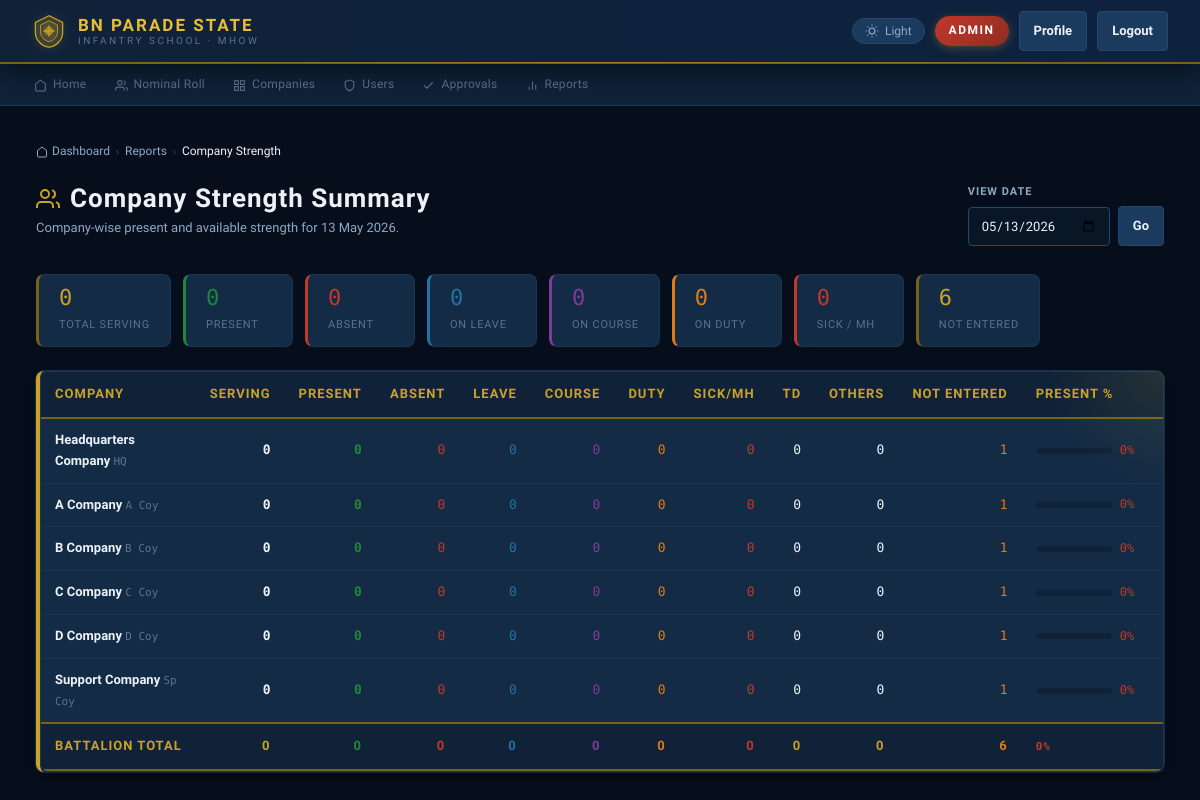
The app's page /reports/coy_strength_summary.php (signed in), older data.
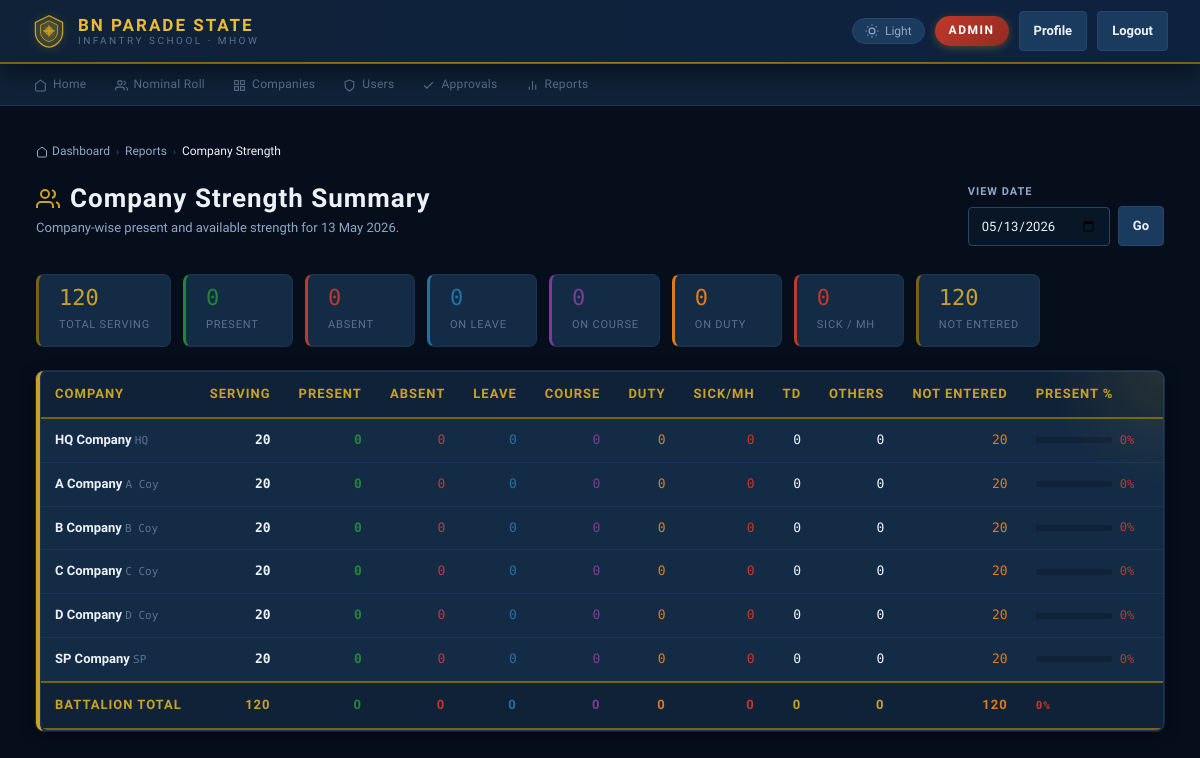
The same page, newer data.
### tables this page shows
CREATE TABLE companies (
    id INT AUTO_INCREMENT PRIMARY KEY,
    company_name VARCHAR(100) NOT NULL,
    short_name VARCHAR(20) NOT NULL,
    is_active TINYINT DEFAULT 1
);

### reports/coy_strength_summary.php (the view, shortened to what the changed rows need)
<?php
include("../config/db.php");
function h($v) { return htmlspecialchars((string)$v, ENT_QUOTES, 'UTF-8'); }
$today    = date("Y-m-d");
$viewDate = $_GET["date"] ?? $today;
$rows = mysqli_fetch_all(mysqli_query($conn,
    "SELECT c.id, c.company_name, c.short_name,
            COUNT(DISTINCT p.id) AS total_serving,
            SUM(a.status = 'Present')  AS present,
            SUM(a.status = 'Absent')   AS absent,
            SUM(a.status = 'Leave')    AS on_leave,
            SUM(a.status = 'Course')   AS on_course,
            SUM(a.status = 'Duty')     AS on_duty,
            SUM(a.status IN ('Sick Report','MH')) AS sick,
            SUM(a.status = 'TD')       AS td,
            SUM(a.status IN ('Attached Out','Other')) AS others,
            SUM(a.status IS NULL)      AS not_entered
     FROM companies c
     LEFT JOIN personnel p ON p.company_id = c.id AND p.service_status = 'Serving'
     LEFT JOIN attendance a ON a.personnel_id = p.id AND a.attendance_date = '$viewDate'
     WHERE c.is_active = 1
     GROUP BY c.id, c.company_name, c.short_name
     ORDER BY c.id"), MYSQLI_ASSOC);
$totals = array_fill_keys(['total_serving','present','absent','on_leave','on_course','on_duty','sick','td','others','not_entered'], 0);
foreach ($rows as $r) foreach (array_keys($totals) as $k) $totals[$k] += (int)$r[$k];
$totalPresent = $totals['total_serving'] > 0 ? round($totals['present'] / $totals['total_serving'] * 100) : 0;
?>
<!DOCTYPE html>
<html lang="en">
<head>
    <link rel="stylesheet" href="../assets/css/style.css">
</head>
<body>
<main id="main-content" class="container">
    <div class="page-header-row">
        <div class="page-header">
            <h1><svg viewBox="0 0 24 24" fill="none" stroke="currentColor" stroke-width="2"><path d="M17 21v-2a4 4 0 00-4-4H5a4 4 0 00-4 4v2"/><circle cx="9" cy="7" r="4"/><path d="M23 21v-2a4 4 0 00-3-3.87"/><path d="M16 3.13a4 4 0 010 7.75"/></svg>Company Strength Summary</h1>
        </div>
    </div>
    <div class="summary-tiles">
        <div class="summary-tile"><strong><?php echo $totals['total_serving']; ?></strong><span>Total Serving</span></div>
        <div class="summary-tile"><strong><?php echo $totals['not_entered']; ?></strong><span>Not Entered</span></div>
    </div>
    <?php if (empty($rows)): ?>
    <div class="panel">
        <div class="empty-state">
            <svg viewBox="0 0 24 24" fill="none" stroke="currentColor" stroke-width="1.5"><path d="M17 21v-2a4 4 0 00-4-4H5a4 4 0 00-4 4v2"/><circle cx="9" cy="7" r="4"/></svg>
            <h3>No Data</h3>
            <p>No company data found. Ensure companies and personnel are configured.</p>
        </div>
    </div>
    <?php else: ?>
    <div class="panel" style="padding:0;overflow:hidden;">
        <div class="table-wrap">
            <table aria-label="Company strength summary">
                <thead>
                    <tr>
                        <th>Company</th>
                        <th class="num">Serving</th>
                        <th class="num">Present</th>
                        <th class="num">Absent</th>
                        <th class="num">Leave</th>
                        <th class="num">Course</th>
                        <th class="num">Duty</th>
                        <th class="num">Sick/MH</th>
                        <th class="num">TD</th>
                        <th class="num">Others</th>
                        <th class="num">Not Entered</th>
                        <th>Present %</th>
                    </tr>
                </thead>
                <tbody>
                <?php foreach ($rows as $r):
                    $pct = $r['total_serving'] > 0 ? round($r['present'] / $r['total_serving'] * 100) : 0;
                    $pctColor = $pct >= 80 ? 'var(--status-present)' : ($pct >= 60 ? 'var(--saffron)' : 'var(--status-absent)');
                ?>
                <tr>
                    <td><strong><?php echo h($r['company_name']); ?></strong> <span class="mono-sm text-muted"><?php echo h($r['short_name']); ?></span></td>
                    <td class="num fw-bold"><?php echo (int)$r['total_serving']; ?></td>
                    <td class="num text-green fw-bold"><?php echo (int)$r['present']; ?></td>
                    <td class="num text-red"><?php echo (int)$r['absent']; ?></td>
                    <td class="num text-blue"><?php echo (int)$r['on_leave']; ?></td>
                    <td class="num text-purple"><?php echo (int)$r['on_course']; ?></td>
                    <td class="num text-orange"><?php echo (int)$r['on_duty']; ?></td>
                    <td class="num text-red"><?php echo (int)$r['sick']; ?></td>
                    <td class="num"><?php echo (int)$r['td']; ?></td>
                    <td class="num"><?php echo (int)$r['others']; ?></td>
                    <td class="num text-orange"><?php echo (int)$r['not_entered']; ?></td>
                    <td>
                        <div class="strength-bar-cell">
                            <div class="progress-bar">
                            </div>
                            <span class="strength-pct" style="color:<?php echo $pctColor; ?>;"><?php echo $pct; ?>%</span>
                        </div>
                    </td>
                </tr>
                <?php endforeach; ?>
                </tbody>
                <tfoot>
                    <tr style="background:var(--bg-elevated);border-top:2px solid var(--gold-muted);">
                        <th>Battalion Total</th>
                        <th class="num"><?php echo $totals['total_serving']; ?></th>
                        <th class="num text-green"><?php echo $totals['present']; ?></th>
                        <th class="num text-red"><?php echo $totals['absent']; ?></th>
                        <th class="num text-blue"><?php echo $totals['on_leave']; ?></th>
                        <th class="num text-purple"><?php echo $totals['on_course']; ?></th>
                        <th class="num text-orange"><?php echo $totals['on_duty']; ?></th>
                        <th class="num text-red"><?php echo $totals['sick']; ?></th>
                        <th class="num"><?php echo $totals['td']; ?></th>
                        <th class="num"><?php echo $totals['others']; ?></th>
                        <th class="num text-orange"><?php echo $totals['not_entered']; ?></th>
                        <th>
                            <span class="mono-sm" style="color:<?php echo $totalPresent>=80?'var(--status-present)':($totalPresent>=60?'var(--saffron)':'var(--status-absent)'); ?>">
                                <?php echo $totalPresent; ?>%
                            </span>
                        </th>
                    </tr>
                </tfoot>
            </table>
        </div>
    </div>
    <?php endif; ?>
</main>
</body>
</html>

Row changes from the older to the newer data that the page shows:
changed companies "HQ": company_name "Headquarters Company" → "HQ Company"; total_serving "0" → "20"; not_entered "1" → "20"
computed for companies "A Company": total_serving "0" → "20"; not_entered "1" → "20"
computed for companies "B Company": total_serving "0" → "20"; not_entered "1" → "20"
computed for companies "C Company": total_serving "0" → "20"; not_entered "1" → "20"
computed for companies "D Company": total_serving "0" → "20"; not_entered "1" → "20"
changed companies: company_name "Support Company" → "SP Company"; short_name "Sp Coy" → "SP"; total_serving "0" → "20"; not_entered "1" → "20"; id "6" → (not shown)
Text that changed along with them:
$totals['total_serving']: "0" → "120"
$totals['not_entered']: (not shown) → "120"
